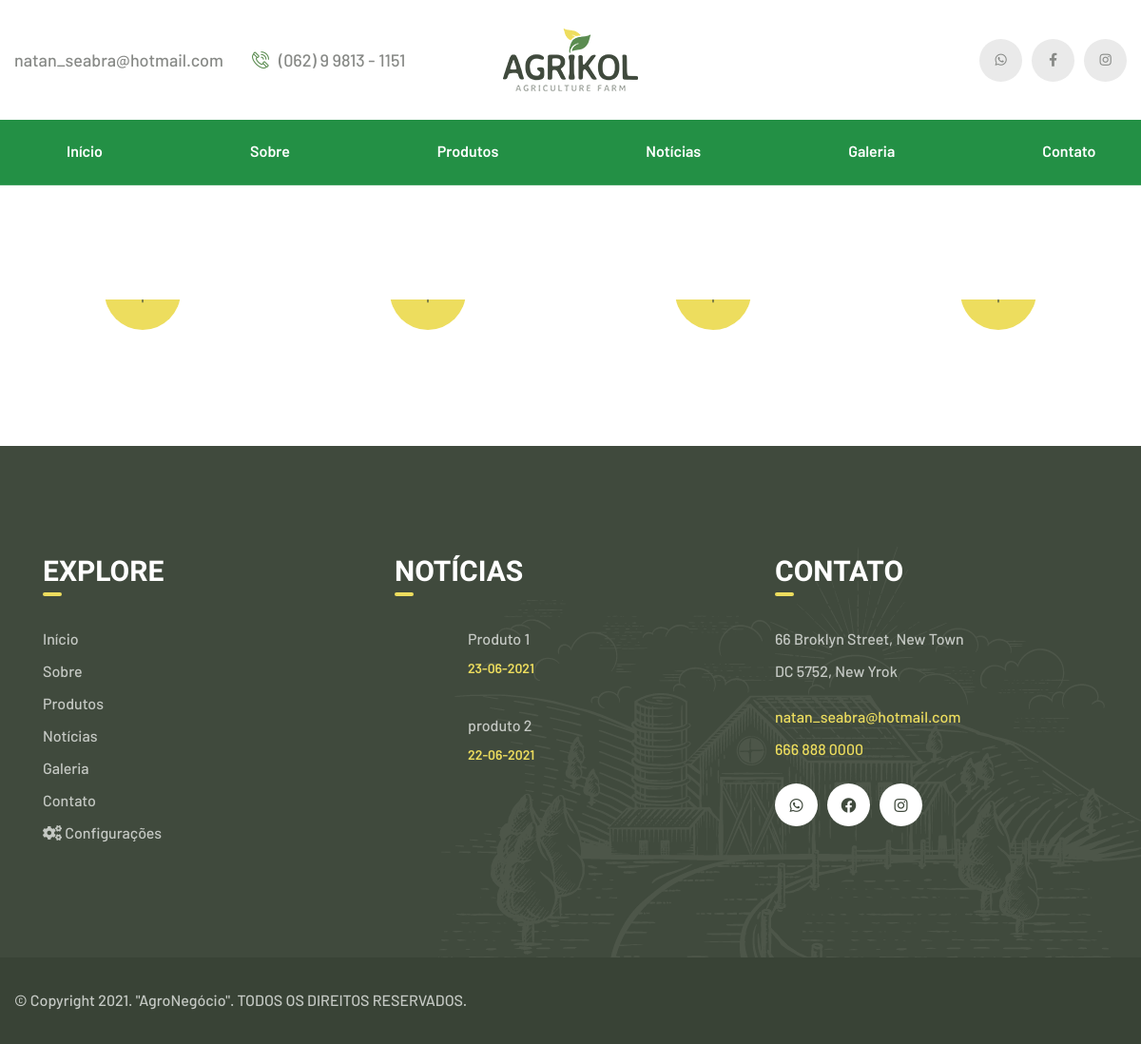
Screenshot of /galeria with the database file from the repository.
### tables this page shows
CREATE TABLE `galeria` (
  `id` int(11) NOT NULL,
  `imagem` varchar(45) DEFAULT NULL,
  `data_cadastro` datetime NOT NULL,
  `administrador_id` int(11) NOT NULL
);

CREATE TABLE `noticias` (
  `id` int(11) NOT NULL,
  `imagem` varchar(50) DEFAULT NULL,
  `titulo` varchar(100) NOT NULL,
  `texto` text NOT NULL,
  `data_publicacao` datetime NOT NULL,
  `administrador_id` int(11) DEFAULT NULL
);

### App/Controllers/GaleriaController.php (called while the page is built, shortened)
<?php
class GaleriaController extends Controller {
    public function index() {
        $css = null;
        $js = null;
        $bo = new \App\Models\BO\GaleriaBO();
        $galeria = $bo->listarVetor(\App\Models\Entidades\Galeria::TABELA['nome'], ["*"], null, null, "", [], "id desc");
        $this->render("home/galeria", "Galeria", $css, $js, 3);
    }
}

### index.php (called while the page is built, shortened)
<?php
try {
    $app = new App();
    $app->run();
} catch (\Exception $e) {
    $oError = new Erro($e);
    $oError->exibe();
}

### App/Models/DAO/BaseDAO.php (called while the page is built, shortened)
<?php
abstract class BaseDAO {
    private $conexao;
    public function __construct() {
        $this->conexao = Conexao::getConnection();
    }
    public function conectar() {
        return $this->conexao;
    }
    public function select($tabela, $campos, $quantidade, $pagina, $condicao, $valorCondicao, $orderBy, $debug = null) {
        $x = 1;
        $sql = "SELECT ";
        foreach ($campos as $value) {
            if ($x == 1) {
                $x++;
            } else {
                $sql .= ', ';
            }
            $sql .= $value;
        }
        $sql .= " FROM ";
        $sql .= $tabela;
        if ($orderBy) {
            $sql .= ' ORDER BY ';
            $sql .= $orderBy;
        }
        if ($quantidade) {
            $sql .= ' LIMIT ';
            if ($pagina) {
                $sql .= $pagina;
            } else {
                $sql .= '0';
            }
            $sql .= ", ";
            $sql .= $quantidade;
        }
        $conexao = $this->conectar();
        $resultado = $conexao->query($sql);
        if ($resultado) {
            return $resultado;
        } else {
            return FALSE;
        }
    }
     public function listarVetor($tabela, $campos, $quantidade, $pagina, $condicao, $valorCondicao, $orderBy, $debug = null){
        $resultado = $this->select($tabela, $campos, $quantidade, $pagina, $condicao, $valorCondicao, $orderBy, $debug);
        if($resultado){
            $array = [];
            foreach ($resultado as $v) {
                $array[] = $v;
            }
            return $array;
        } else {
            return FALSE;
        }
    }
}

### App/Models/BO/BaseBO.php (called while the page is built, shortened)
<?php
abstract class BaseBO {
        public function listarVetor($tabela = null, $campos = ["*"], $quantidade = null, $pagina = null, $condicao = null, $valorCondicao = null, $orderBy = null, $debug = null){
        $dao = $this->instanciaDAO();
        return $dao->listarVetor($tabela, $campos, $quantidade, $pagina, $condicao, $valorCondicao, $orderBy, $debug);
    }
}

### App/Lib/Conexao.php (called while the page is built, shortened)
<?php
class Conexao{
    public static function getConnection() {
        $con = new mysqli(DB_HOST, DB_USER, DB_PASSWORD, DB_NAME);
        return $con;
    }
}

### App/Models/BO/NoticiasBO.php (called while the page is built, shortened)
<?php
class NoticiasBO extends BaseBO {
    public function instanciaDAO() {
        return new NoticiasDAO();
    }
}
?>

### App/Views/home/galeria.php (the view, shortened to what this page needs)
<section class="gallery_two">
    <div class="container">
        <div class="row masonary-layout">
             <?php
        foreach ($viewVar['galeria'] as $item) {
            ?>
            <div class="col-xl-3 col-lg-4 col-md-4 masonary-item">
                <div class="gallery_two_single">
                    <div class="gallery_two_image">
                        <div class="gallery_two_hover_box">
                            <div class="gallery_two_icon">
                                <a class="img-popup" href="<?= IMAGEMSITE ?>galeria/<?=$item['imagem']?>"><span
                                        class="icon-plus-symbol"></span></a>
                            </div>
                        </div>
                    </div>
                </div>
            </div>
                   <?php
        }
        ?>
        </div>
    </div>
</section>

### App/Views/layoutsSite/footer.php (shortened to what this page needs)
<footer class="site-footer">
    <div class="site-footer_farm_image"><img src="<?= IMAGEMSITE ?>resources/site-footer-farm.png"
                                             alt="Farm Image"></div>
    <div class="container">
        <div class="row">
            <div class="col-xl-4 col-lg-4 col-md-6">
                <div class="footer-widget__column margin_left_30 wow fadeInUp" data-wow-delay="200ms">
                    <div class="footer-widget__title">
                        <h3>Explore</h3>
                    </div>
                    <ul class="footer-widget__links-list list-unstyled">
                        <li><a href="<?= LINK ?>">Início</a></li>
                        <li><a href="<?= LINK ?>sobre">Sobre</a></li>
                        <li><a href="<?= LINK ?>produtos">Produtos</a></li>
                        <li><a href="<?= LINK ?>noticias">Notícias</a></li>
                        <li><a href="<?= LINK ?>galeria">Galeria</a></li>
                        <li><a href="<?= LINK ?>contato">Contato</a></li>
                        <li><a href="<?= LINK ?>administrador"><i class="fa fa-cogs"></i> Configurações</a></li>
                    </ul>
                </div>
            </div>
            <div class="col-xl-4 col-lg-4 col-md-6">
                <div class="footer-widget__column wow fadeInUp" data-wow-delay="300ms">
                    <div class="footer-widget__title">
                        <h3>Notícias</h3>
                    </div>
                    <ul class="footer-widget__news list-unstyled">
                        <?php
                        foreach ($noticiasIndex as $item) {
                            ?>
                            <li>
                                <div class="footer-widget__news_image">
                                </div>
                                <div class="footer-widget__news_text">
                                    <p><a href="<?= LINK ?>noticias/visualizar/<?= $item['id'] ?>"><?= $item['titulo'] ?></a></p>
                                </div>
                                <div class="footer-widget__news_date_box">
                                    <p><?= $item['data_publicacao'] ?></p>
                                </div>
                            </li>
                            <?php
                        }
                        ?>
                    </ul>
                </div>
            </div>
            <div class="col-xl-3 col-lg-3 col-md-6">
                <div class="footer-widget__column wow fadeInUp" data-wow-delay="400ms">
                    <div class="footer-widget__title">
                        <h3>Contato</h3>
                    </div>
                    <div class="footer-widget_contact">
                        <p>66 Broklyn Street, New Town<br>DC 5752, New Yrok</p>
                        <a href="mailto:needhelp@agrikol.com">natan_seabra@hotmail.com</a><br>
                        <a href="tel:666-888-0000">666 888 0000</a>
                        <div class="site-footer__social">
                            <a href="#"><i class="fab fa-whatsapp"></i></a>
                            <a href="#"><i class="fab fa-facebook"></i></a>
                            <a href="#"><i class="fab fa-instagram"></i></a>
                        </div>
                    </div>
                </div>
            </div>
        </div>
    </div>
</footer>
<div class="site-footer_bottom">
    <div class="container">
        <div class="site-footer_bottom_copyright">
            <p>&copy; Copyright <?= date("Y") ?>. "AgroNegócio". TODOS OS DIREITOS RESERVADOS. </p>
        </div>
    </div>
</div>
</div>
</body>
</html>

### public/cssSite/home/galeria.css (style rules this page uses)
:root { --thm-gray: #252824 !important; }

### rows the page displays
noticias: titulo "Produto 1", data_publicacao "23-06-2021"
noticias: titulo "produto 2", data_publicacao "22-06-2021"
